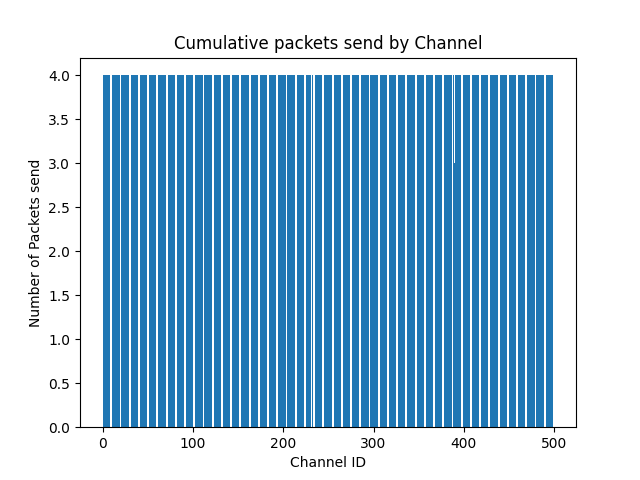

Reproduce this figure in Python.
import time
import math
import random
import threading
import matplotlib.pyplot as plt


class Node:
    def __init__(self, node_id, send_rate, channel_id):
        self.node_id = node_id
        self.send_rate = send_rate
        self.packet_list = []
        self.channel_id = channel_id

    def __str__(self):
        return str(self.node_id)

    def add_packet(self, packet):
        self.packet_list.append(packet)

    def send_packets(self, tdma, slot_end_time):
        packets_sent = 0
        current_time = time.time()
        while current_time < slot_end_time:
            if len(self.packet_list) != 0:
                packet = self.packet_list.pop(0)  # Send the first packet in the list
                packets_sent += 1
                tdma.cumulative_packets_count(current_time, 1)
            else:
                tdma.cumulative_packets_count(current_time, 0)

            time.sleep(1 / self.send_rate)  # Simulate packet transmission time
            current_time = time.time()
        return packets_sent


class DTDMA:
    # TODO pass corresponding node id to here for each channel
    def __init__(self, num_nodes, node_ids, total_time, packet_send_rate, channel_id):
        self.num_nodes = num_nodes
        self.total_time = total_time
        self.packet_send_rate = packet_send_rate
        self.time_slot_duration = total_time / len(node_ids)
        # self.time_slot_duration = []
        self.nodes = [
            Node(node_id, packet_send_rate, channel_id) for node_id in node_ids
        ]
        self.total_packets = 0
        self.current_slot = 0
        self.start_time = 0
        self.end_time = 0
        self.cumulative_packets = 0
        self.cumulative_packet_send = []
        self.elapsed_time = []
        self.time_zero = time.time()
        self.packet_buffer = []  # for counting how many packets in each node
        self.time_slot_durations = []
        self.channel_id = channel_id
        self.packet_send = 0

    def add_packet_to_node(self, node_id, packet):
        for node in self.nodes:
            if node.node_id == node_id:
                node.add_packet(packet)

    def cumulative_packets_count(self, time, amount_packet_send):
        self.cumulative_packets += amount_packet_send
        self.cumulative_packet_send.append(self.cumulative_packets)
        self.elapsed_time.append(time - self.time_zero)

    def draw(self):

        plt.plot(self.elapsed_time, self.cumulative_packet_send)
        plt.xlabel("Elapsed Time")
        plt.ylabel("Amount Of Packets")
        plt.title("TDMA Cumulative Packets Send")
        plt.show()

    def scheduler(self):
        self.total_packets = sum(len(node.packet_list) for node in self.nodes)
        # print("total packets" + str(self.total_packets))

        for node in self.nodes:
            # A node has nothing to send
            if len(node.packet_list) == 0:
                self.nodes.remove(node)
                self.num_nodes -= 1
            else:
                # count how many packets in each node, and split time frame accrdingly
                self.packet_buffer.append((node, len(node.packet_list)))

        for node in self.nodes:

            duration = 0
            if self.total_packets != 0:
                duration = (len(node.packet_list) / self.total_packets) * total_time

            self.time_slot_durations.append(
                (
                    node,
                    duration,
                )
            )
        # print(self.nodes)

    def simulate(self):
        self.scheduler()
        slot_start_time = time.time()
        for slot in self.time_slot_durations:
            node = slot[0]
            duration = slot[1]

            slot_end_time = slot_start_time + duration
            # Get the node for the current time slot
            self.packet_send = node.send_packets(self, slot_end_time)
            self.current_slot += 1
            slot_start_time = slot_end_time


class Channel(threading.Thread):
    def __init__(
        self, num_nodes, node_id_per_channel, total_time, packet_send_rate, channel_id
    ):
        super().__init__()
        self.num_nodes = num_nodes
        self.nodes_id = node_id_per_channel
        self.total_time = total_time
        self.packet_send_rate = packet_send_rate
        self.channel_id = channel_id
        self.throughput = 0

    # TODO: something wrong with the node_id
    def run(self):
        # print("Channel Run")
        self.dtdma = DTDMA(
            self.num_nodes,
            self.nodes_id,
            self.total_time,
            self.packet_send_rate,
            self.channel_id,
        )
        # self.channel_id += 1
        for node_id in self.nodes_id:
            if node_id % 2 == 0:
                for i in range(random.randint(0, 1000)):
                    self.dtdma.add_packet_to_node(node_id, f"Packet {i}")
            # else:
            #     for i in range(1, 50):
            #         self.dtdma.add_packet_to_node(node_id, f"Packet {i}")

        self.dtdma.simulate()
        self.throughput = self.dtdma.packet_send


class FDMA:

    def __init__(self, num_nodes, num_channels, total_time, packet_send_rate):
        self.my_channels = []
        self.throughput = 0
        self.nodes_id = [node_id for node_id in range(num_nodes)]

        num_nodes_per_channel = int(num_nodes / num_channels)
        # print(self.nodes_id)
        channel_id = 0
        for _ in range(num_channels):
            node_ids_per_channel = []
            for i in range(num_nodes_per_channel):
                if len(self.nodes_id) < num_nodes_per_channel:
                    node_ids_per_channel = [id for id in self.nodes_id]
                    break
                node_ids_per_channel.append(self.nodes_id[i])
                self.nodes_id.remove(self.nodes_id[i])

            # TODO: pass a list of node id to Channel
            my_channel = Channel(
                num_nodes_per_channel,
                node_ids_per_channel,
                total_time,
                packet_send_rate,
                channel_id,
            )
            self.my_channels.append(my_channel)
            channel_id += 1

    def simulate(self):
        # print("FDMA simulate")
        for channel in self.my_channels:
            channel.start()
        for channel in self.my_channels:
            channel.join()

        x_category = []
        y_value = []
        for channel in self.my_channels:
            print(channel.throughput)
            self.throughput += channel.throughput
            x_category.append(channel.channel_id)
            y_value.append(channel.throughput)
        # print(x_category)
        print(y_value)
        plt.bar(x_category, y_value)
        plt.xlabel("Channel ID")
        plt.ylabel("Number of Packets send")
        plt.title("Cumulative packets send by Channel")
        # plt.show()
        plt.savefig("ftdma.png")


if __name__ == "__main__":
    num_nodes = 1000
    total_time = 10  # seconds
    packet_send_rate = 200  # packets per second
    # dtdma_system = DTDMA(num_nodes, total_time, packet_send_rate)

    num_channels = int(num_nodes / 2)
    packet_send_raterate_per_channel = packet_send_rate / num_channels
    fdma_system = FDMA(
        num_nodes, num_channels, total_time, packet_send_raterate_per_channel
    )
    start = time.time()
    fdma_system.simulate()
    end = time.time()
    print(end - start)
    print(fdma_system.throughput)
